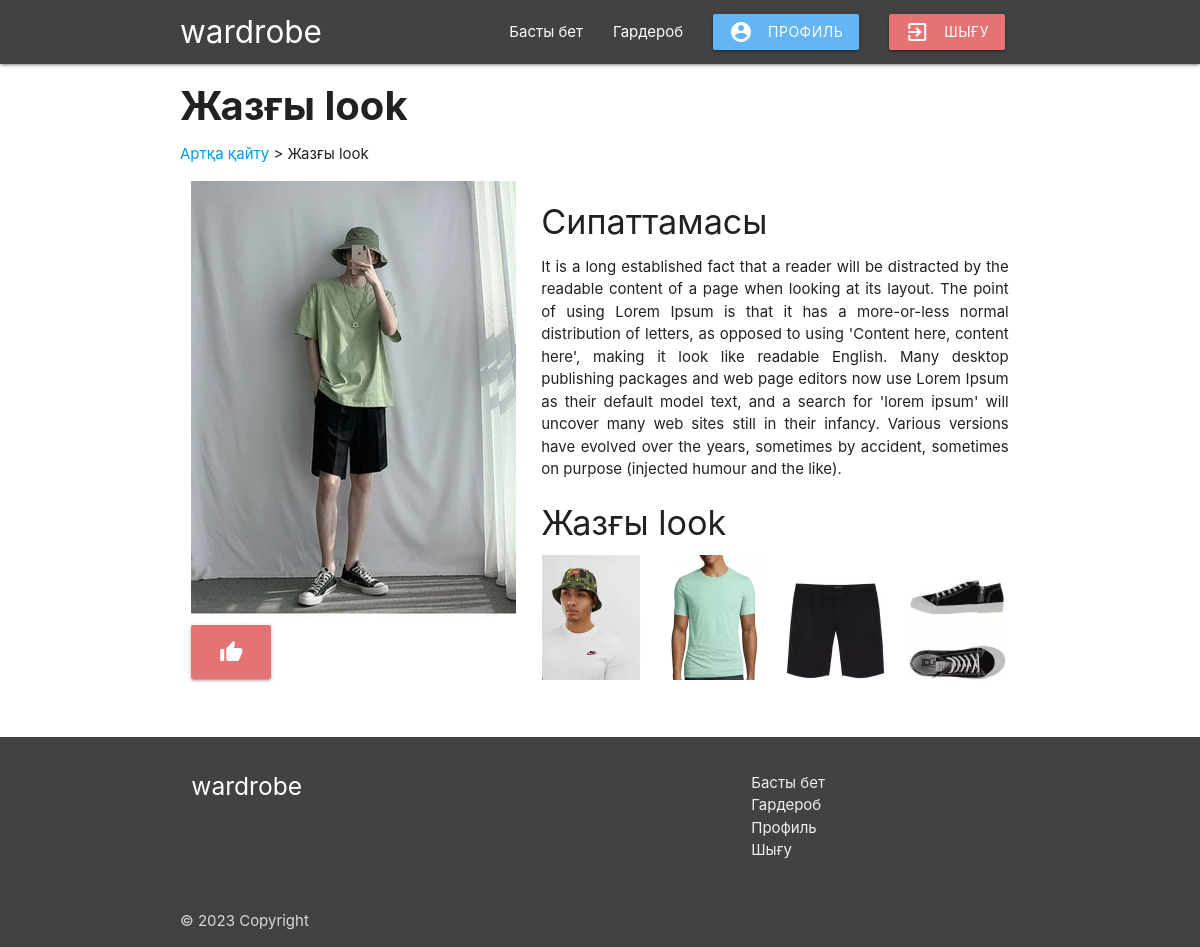
Page /look/detail/1/ (signed in) on the committed database.
### warderobApp/models.py (models this page shows, shortened)
class Look(models.Model):
    lookName = models.CharField("Лук атауы", max_length=255, blank=True, null=True)
    season = models.ForeignKey(Season, on_delete=models.CASCADE, verbose_name="Мезгіл", blank=True, null=True)
    weather = models.ForeignKey(Weather, on_delete=models.CASCADE, verbose_name="Ауа-райы", blank=True, null=True)
    style = models.ForeignKey(Style, on_delete=models.CASCADE, verbose_name="Стиль", blank=True, null=True)
    age = models.ForeignKey(Age, on_delete=models.CASCADE, verbose_name="Жас", blank=True, null=True)
    description = models.TextField("Сипаттамасы", blank=True, null=True)
    lookFullPhoto = models.ImageField("Луктың суреті", upload_to="images/looks/", blank=True, null=True)
    head = models.ImageField("Бас киім", upload_to="images/heads/", blank=True, null=True)
    headLink = models.CharField("Сілтеме", max_length=500, blank=True, null=True)
    eyes = models.ImageField("Көз", upload_to="images/eyes/", blank=True, null=True)
    eyesLink = models.CharField("Сілтеме", max_length=500, blank=True, null=True)
    top1 = models.ImageField("Куртка", upload_to="images/top1/", blank=True, null=True)
    top1Link = models.CharField("Сілтеме", max_length=500, blank=True, null=True)
    top2 = models.ImageField("Футболка", upload_to="images/top2/", blank=True, null=True)
    top2Link = models.CharField("Сілтеме", max_length=500, blank=True, null=True)
    hands = models.ImageField("Қол", upload_to="images/hands/", blank=True, null=True)
    handsLink = models.CharField("Сілтеме", max_length=500, blank=True, null=True)
    bottom1 = models.ImageField("Шалбар", upload_to="images/bottom1/", blank=True, null=True)
    bottom1Link = models.CharField("Сілтеме", max_length=500, blank=True, null=True)
    bottom2 = models.ImageField("Шолақ", upload_to="images/bottom2/", blank=True, null=True)
    bottom2Link = models.CharField("Сілтеме", max_length=500, blank=True, null=True)
    shoes = models.ImageField("Аяқ киім", upload_to="images/shoes/", blank=True, null=True)
    shoesLink = models.CharField("Сілтеме", max_length=500, blank=True, null=True)
    isFavorite = models.BooleanField("Таңдаулы", default=False, blank=True, null=True)
    isPopular = models.BooleanField("Таңымал", default=False, blank=True, null=True)
    class Meta:
        verbose_name = "Лук"
        verbose_name_plural = "Луктар"

### warderobApp/views.py (the view)
# urls.py: path('look/detail/<int:pk>/', views.lookDetailPage, name='lookDetailPage'),
def lookDetailPage(request, pk):
    look = get_object_or_404(Look, pk=pk)
    return render(request, 'look-detail.html', {
        'look': look
    })

### warderobApp/templates/look-detail.html (shortened to what this page needs)
{% extends './base.html' %}
{% block content %}
{% if user.is_authenticated %}
<div class="a-block">
    <div class="container">
        <h2 class="primary-title">{{ look.lookName }}</h2>
        <p><a href="{% url 'looksPage' %}">Артқа қайту</a> > {{ look.lookName }}</p>
        <div class="row">
            <div class="col s12 m6 l5">
                <img src="{{ look.lookFullPhoto.url }}" alt="">
                <div class="actions">
                    <form method="post" action="{% url 'toggle_favorite' pk=look.pk %}">
                        {% if favorited %}
                        <button data-id="{{ look.pk }}" class="favorite-btn btn-large waves-effect waves-light red lighten-2"><i class="material-icons">delete</i></button>
                        {% else %}
                        <button data-id="{{ look.pk }}" class="favorite-btn btn-large waves-effect waves-light red lighten-2"><i class="material-icons">thumb_up</i></button>
                        {% endif %}
                        <span class="badge">{{ favorite_count }}</span>
                    </form>
                </div>
            </div>
            <div class="col s12 m6 l7">
                <h4>Сипаттамасы</h4>
                <p style="text-align: justify;">{{ look.description }}</p>
                <h4>{{ look.lookName }}</h4>
                <div class="row">
                    {% if look.head and look.headLink %}
                    <div class="col s3">
                        <a href="{{ look.headLink }}" target="_blank"><img width="100%" src="{{ look.head.url }}"></a>
                    </div>
                    {% else %}
                    <div></div>
                    {% endif %}
                    {% if look.top2 and look.top2Link %}
                    <div class="col s3">
                        <a href="{{ look.top2Link }}" target="_blank"><img width="100%" src="{{ look.top2.url }}"></a>
                    </div>
                    {% else %}
                    <div></div>
                    {% endif %}
                    {% if look.bottom1 and look.bottom1Link %}
                    <div class="col s3">
                        <a href="{{ look.bottom1Link }}" target="_blank"><img width="100%" src="{{ look.bottom1.url }}"></a>
                    </div>
                    {% else %}
                    <div></div>
                    {% endif %}
                    {% if look.shoes and look.shoesLink %}
                    <div class="col s3">
                        <a href="{{ look.shoesLink }}" target="_blank"><img width="100%" src="{{ look.shoes.url }}"></a>
                    </div>
                    {% else %}
                    <div></div>
                    {% endif %}
                </div>
            </div>
        </div>
    </div>
</div>
{% endif %}
{% endblock %}

### warderobApp/static/css/style.css (style rules this page uses)
.a-block { padding: 10px 0; }
.a-block .primary-title { font-size: 40px; margin-top: 10px; margin-bottom: 10px; font-weight: 700; }

### rows in the picture
Look: lookName "Жазғы look", lookFullPhoto (picture), description "It is a long established fact that a reader will be distracted by the readable content of a page when looking at its layout. The point of using Lorem Ipsum is that it has a more-or-less normal distribution of letters, as opposed to using 'Content here, content here', making it look like readable English. Many desktop publishing packages and web page editors now use Lorem Ipsum as their default model text, and a search for 'lorem ipsum' will uncover many web sites still in their infancy. Various versions have evolved over the years, sometimes by accident, sometimes on purpose (injected humour and the like).", head (picture), top2 (picture), bottom1 (picture), shoes (picture)
